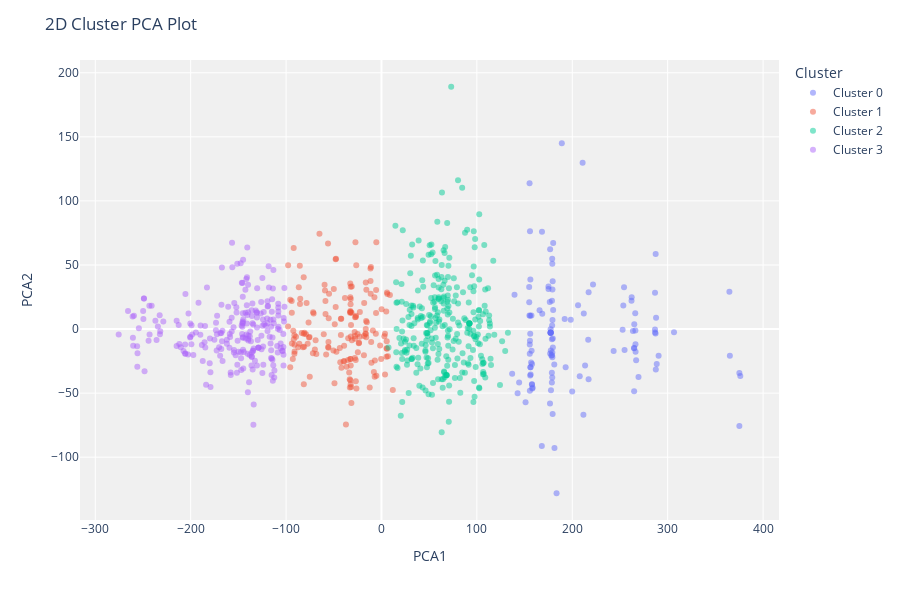

Source (notebook cell):
### Code cell
# Show clusters in 2Dims 

plot_model(model, plot = 'cluster')

### Figure 1 — Plotly figure (JSON) as saved in the notebook; plotly's stock layout.template omitted (floating-point values rounded to 4 significant figures; data arrays with more than 128 entries replaced by an {"elided": "..."} marker saying what was removed)
{"data": [{"customdata": [[6], [16], [2], [6], [12], [17], [2], [2], [8], [5], [9], [14], [14], [14], [14], [14], [16], [6], [12], [8], [8], [17], [14], [17], [1], [9], [9], [12], [14], [1], [3], [17], [14], [14], [14], [15], [11], [14], [3], [6], [2], [2], [16], [16], [15], [11], [16], [17], [2], [2], [2], [0], [2], [12], [14], [14], [14], [14], [16], [16], [2], [10], [10], [17], [17], [2], [2], [14], [11], [10], [14], [16], [15], [9], [7], [7], [3], [3], [3], [2], [6], [2], [17], [12], [15], [15], [0], [10], [2], [2], [2], [17], [12], [17], [1], [1], [14], [14], [12], [15], [9], [15], [2], [1], [6], [14], [6], [4], [6], [3], [2], [0], [17], [0], [17], [6], [9], [15], [12]], "hovertemplate": "Cluster=Cluster 0<br>PCA1=%{x}<br>PCA2=%{y}<br>Feature=%{customdata[0]}<extra></extra>", "legendgroup": "Cluster 0", "marker": {"color": "#636efa", "opacity": 0.5, "symbol": "circle"}, "mode": "markers", "name": "Cluster 0", "orientation": "v", "showlegend": true, "textposition": "top center", "type": "scatter", "x": [180.0, 189.0, 168.5, 139.5, 155.6, 137.0, 177.3, 287.8, 179.4, 207.8, 175.1, 198.4, 154.8, 157.2, 158.1, 177.3, 266.2, 178.9, 253.5, 262.1, 263.6, 168.2, 175.1, 177.3, 178.6, 177.3, 177.7, 306.6, 177.4, 142.7, 151.0, 266.4, 375.2, 375.1, 264.8, 193.1, 157.9, 269.4, 156.8, 157.4, 179.1, 286.7, 179.5, 286.7, 155.2, 156.1, 155.7, 221.8, 177.5, 286.8, 178.6, 178.7, 179.3, 165.7, 176.7, 176.8, 183.5, 181.3, 210.8, 177.3, 266.9, 364.7, 254.3, 365.2, 254.8, 288.5, 376.1, 168.1, 155.9, 179.1, 262.3, 155.1, 155.9, 155.5, 157.7, 156.4, 157.8, 155.9, 158.4, 266.2, 155.5, 266.0, 154.9, 155.5, 179.2, 287.4, 179.6, 179.6, 243.4, 287.3, 287.6, 156.2, 176.8, 156.2, 178.8, 179.0, 177.4, 181.1, 252.8, 290.5, 206.1, 180.0, 176.4, 264.9, 216.7, 199.9, 217.1, 264.8, 265.0, 192.0, 178.7, 179.0, 212.1, 179.1, 217.1, 213.4, 211.7, 144.3, 178.0], "xaxis": "x", "y": [14.77, 144.9, 11.95, 26.76, -9.121, -34.87, -0.09484, 8.747, -66.28, -36.87, 31.28, 7.306, 32.83, 10.64, -46.34, -2.811, -1.12, 2.784, 18.33, 22.15, -1.447, 76.0, 33.22, -2.745, -41.66, -2.908, -47.74, -2.461, -2.919, -50.02, -57.15, -17.71, -75.61, -34.27, -48.63, -29.72, -27.31, -37.49, -26.07, -16.92, -22.01, -0.263, 37.2, 28.33, 113.9, 38.75, 76.36, 34.84, -16.77, -2.631, -34.16, 22.08, 6.998, 14.62, -58.17, 62.21, -128.1, -92.75, 129.9, -2.806, -24.38, 29.18, 32.53, -20.78, -16.3, -27.22, -36.64, -91.29, 10.4, -18.4, 24.85, 10.52, -3.651, -19.3, -43.01, -35.41, -43.19, -36.33, -45.87, -11.78, -12.11, 12.37, 20.94, -48.08, 30.88, 58.5, -14.36, -7.315, -17.22, -3.517, -31.66, -29.76, -19.11, -29.76, -20.36, -37.73, -2.895, -27.58, -0.4697, -20.93, 18.64, 67.11, 21.14, -15.01, -8.419, -48.71, -39.16, -14.84, 3.667, 7.851, -7.964, 54.92, 12.22, 50.96, 28.71, -28.48, -66.86, -41.76, -20.71], "yaxis": "y"}, {"customdata": {"elided": "163x1 int values"}, "hovertemplate": "Cluster=Cluster 1<br>PCA1=%{x}<br>PCA2=%{y}<br>Feature=%{customdata[0]}<extra></extra>", "legendgroup": "Cluster 1", "marker": {"color": "#EF553B", "opacity": 0.5, "symbol": "circle"}, "mode": "markers", "name": "Cluster 1", "orientation": "v", "showlegend": true, "textposition": "top center", "type": "scatter", "x": {"elided": "163 float values"}, "xaxis": "x", "y": {"elided": "163 float values"}, "yaxis": "y"}, {"customdata": {"elided": "285x1 int values"}, "hovertemplate": "Cluster=Cluster 2<br>PCA1=%{x}<br>PCA2=%{y}<br>Feature=%{customdata[0]}<extra></extra>", "legendgroup": "Cluster 2", "marker": {"color": "#00cc96", "opacity": 0.5, "symbol": "circle"}, "mode": "markers", "name": "Cluster 2", "orientation": "v", "showlegend": true, "textposition": "top center", "type": "scatter", "x": {"elided": "285 float values"}, "xaxis": "x", "y": {"elided": "285 float values"}, "yaxis": "y"}, {"customdata": {"elided": "233x1 int values"}, "hovertemplate": "Cluster=Cluster 3<br>PCA1=%{x}<br>PCA2=%{y}<br>Feature=%{customdata[0]}<extra></extra>", "legendgroup": "Cluster 3", "marker": {"color": "#ab63fa", "opacity": 0.5, "symbol": "circle"}, "mode": "markers", "name": "Cluster 3", "orientation": "v", "showlegend": true, "textposition": "top center", "type": "scatter", "x": {"elided": "233 float values"}, "xaxis": "x", "y": {"elided": "233 float values"}, "yaxis": "y"}], "layout": {"height": 600, "legend": {"title": {"text": "Cluster"}, "tracegroupgap": 0}, "margin": {"t": 60}, "plot_bgcolor": "rgb(240,240,240)", "title": {"text": "2D Cluster PCA Plot"}, "xaxis": {"anchor": "y", "domain": [0, 1], "title": {"text": "PCA1"}}, "yaxis": {"anchor": "x", "domain": [0, 1], "title": {"text": "PCA2"}}}}
